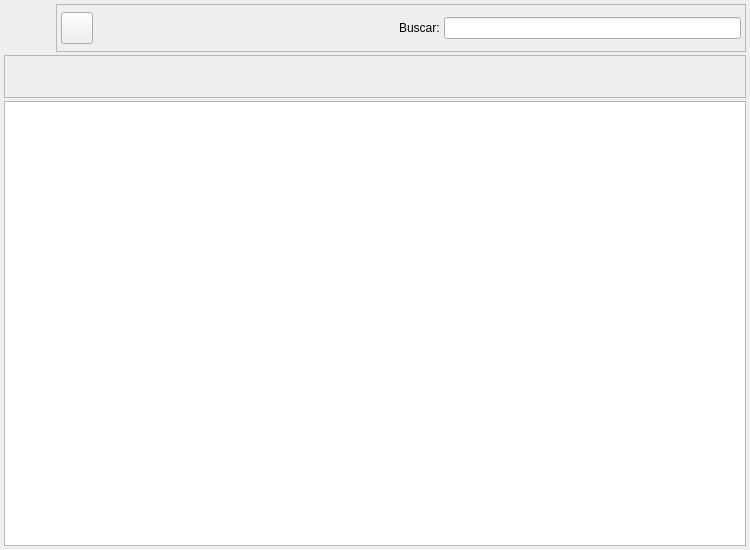
<?xml version="1.0" encoding="UTF-8"?>
<ui version="4.0">
 <author>Josep Maria Estopà Rey</author>
 <class>ClientsListBase</class>
 <widget class="QWidget" name="ClientsListBase">
  <property name="enabled">
   <bool>true</bool>
  </property>
  <property name="geometry">
   <rect>
    <x>0</x>
    <y>0</y>
    <width>750</width>
    <height>550</height>
   </rect>
  </property>
  <property name="minimumSize">
   <size>
    <width>750</width>
    <height>550</height>
   </size>
  </property>
  <property name="windowTitle">
   <string>Clientes</string>
  </property>
  <property name="windowIcon">
   <iconset resource="../../../bulmages.qrc">
    <normaloff>:/Images/client-list.png</normaloff>:/Images/client-list.png</iconset>
  </property>
  <layout class="QVBoxLayout">
   <property name="margin">
    <number>4</number>
   </property>
   <item>
    <layout class="QHBoxLayout">
     <property name="spacing">
      <number>4</number>
     </property>
     <property name="margin">
      <number>0</number>
     </property>
     <item>
      <widget class="QLabel" name="label">
       <property name="minimumSize">
        <size>
         <width>48</width>
         <height>48</height>
        </size>
       </property>
       <property name="maximumSize">
        <size>
         <width>48</width>
         <height>48</height>
        </size>
       </property>
       <property name="text">
        <string/>
       </property>
       <property name="pixmap">
        <pixmap resource="../../../bulmages.qrc">:/Images/client-list.png</pixmap>
       </property>
       <property name="scaledContents">
        <bool>true</bool>
       </property>
      </widget>
     </item>
     <item>
      <widget class="QFrame" name="m_botonera">
       <property name="frameShape">
        <enum>QFrame::StyledPanel</enum>
       </property>
       <property name="frameShadow">
        <enum>QFrame::Raised</enum>
       </property>
       <layout class="QHBoxLayout">
        <property name="spacing">
         <number>4</number>
        </property>
        <property name="margin">
         <number>4</number>
        </property>
        <item>
         <widget class="QToolButton" name="mui_actualizar">
          <property name="minimumSize">
           <size>
            <width>32</width>
            <height>32</height>
           </size>
          </property>
          <property name="maximumSize">
           <size>
            <width>32</width>
            <height>32</height>
           </size>
          </property>
          <property name="toolTip">
           <string>Actualizar listado</string>
          </property>
          <property name="whatsThis">
           <string>Actualizar listado</string>
          </property>
          <property name="text">
           <string/>
          </property>
          <property name="icon">
           <iconset resource="../../../bulmages.qrc">
            <normaloff>:/Images/view-refresh.png</normaloff>:/Images/view-refresh.png</iconset>
          </property>
          <property name="iconSize">
           <size>
            <width>22</width>
            <height>22</height>
           </size>
          </property>
         </widget>
        </item>
        <item>
         <widget class="QFrame" name="mui_plugbotones">
          <property name="sizePolicy">
           <sizepolicy hsizetype="Minimum" vsizetype="Preferred">
            <horstretch>0</horstretch>
            <verstretch>0</verstretch>
           </sizepolicy>
          </property>
          <property name="frameShape">
           <enum>QFrame::NoFrame</enum>
          </property>
          <property name="frameShadow">
           <enum>QFrame::Plain</enum>
          </property>
          <property name="lineWidth">
           <number>0</number>
          </property>
         </widget>
        </item>
        <item>
         <spacer>
          <property name="orientation">
           <enum>Qt::Horizontal</enum>
          </property>
          <property name="sizeType">
           <enum>QSizePolicy::Expanding</enum>
          </property>
          <property name="sizeHint" stdset="0">
           <size>
            <width>161</width>
            <height>34</height>
           </size>
          </property>
         </spacer>
        </item>
        <item>
         <widget class="QLabel" name="textLabel1">
          <property name="text">
           <string>Buscar:</string>
          </property>
         </widget>
        </item>
        <item>
         <widget class="QLineEdit" name="m_filtro">
          <property name="minimumSize">
           <size>
            <width>150</width>
            <height>0</height>
           </size>
          </property>
         </widget>
        </item>
       </layout>
      </widget>
     </item>
    </layout>
   </item>
   <item>
    <widget class="QFrame" name="m_busqueda">
     <property name="frameShape">
      <enum>QFrame::StyledPanel</enum>
     </property>
     <property name="frameShadow">
      <enum>QFrame::Raised</enum>
     </property>
     <layout class="QHBoxLayout" name="horizontalLayout">
      <item>
       <layout class="QVBoxLayout" name="verticalLayout">
        <property name="spacing">
         <number>4</number>
        </property>
       </layout>
      </item>
      <item>
       <spacer>
        <property name="orientation">
         <enum>Qt::Horizontal</enum>
        </property>
        <property name="sizeType">
         <enum>QSizePolicy::Expanding</enum>
        </property>
        <property name="sizeHint" stdset="0">
         <size>
          <width>50</width>
          <height>31</height>
         </size>
        </property>
       </spacer>
      </item>
     </layout>
    </widget>
   </item>
   <item>
    <widget class="ClienteListSubform" name="mui_list"/>
   </item>
  </layout>
 </widget>
 <layoutdefault spacing="3" margin="5"/>
 <customwidgets>
  <customwidget>
   <class>ClienteListSubform</class>
   <extends>QTableWidget</extends>
   <header>clientslist.h</header>
  </customwidget>
 </customwidgets>
 <resources>
  <include location="../../../bulmages.qrc"/>
  <include location="../../../bulmages.qrc"/>
 </resources>
 <connections/>
</ui>
